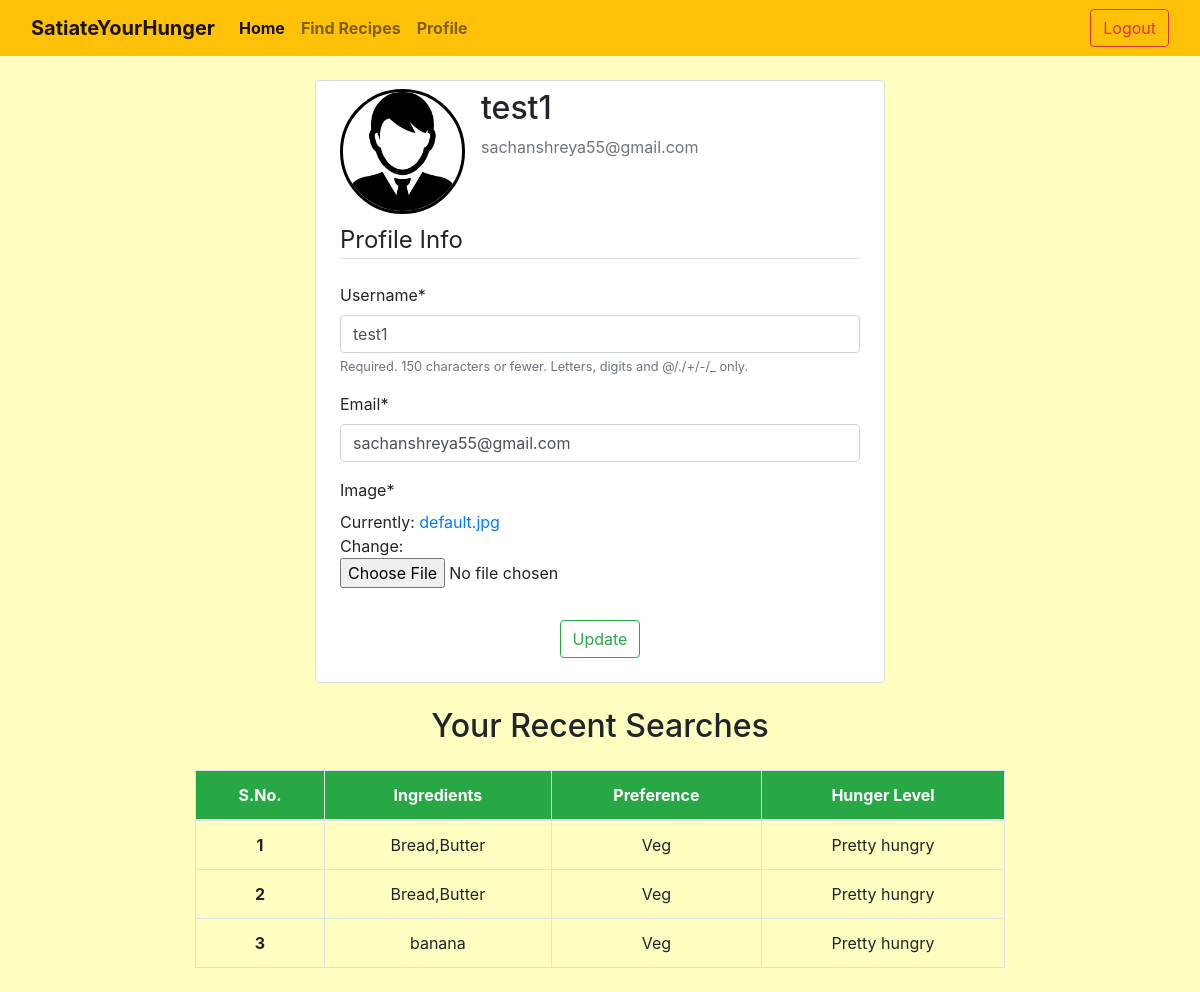
The app's page /user/profile/ (signed in) with its own data.
### users/models.py (models this page shows, shortened)
class CustomUser(AbstractUser):
    locality = models.CharField(max_length=150)
    pincode = models.CharField(max_length=6)
    city = models.CharField(max_length=50)
    state = models.CharField(max_length=50)

class Profile(models.Model):
    user = models.OneToOneField(CustomUser,on_delete=models.CASCADE)
    image = models.ImageField(default='default.jpg',upload_to='profile_pics')

### recipes/models.py (models this page shows, shortened)
class RecentSearches(models.Model):
    user = models.ForeignKey(CustomUser,on_delete=models.CASCADE,null=True)
    ingredients = models.CharField(max_length=1000)
    food_cat = models.CharField(max_length=20)
    hunger_level = models.CharField(max_length=50)
    class Meta:
        verbose_name_plural = 'RecentSearches'

### users/views.py (the view)
# urls.py: path('profile/',views.profile,name="profile"),
@login_required
def profile(request):
    if request.method=="POST":
        u_form = UserUpdateForm(request.POST,instance=request.user)
        p_form = ProfileUpdateForm(request.POST,request.FILES,instance=request.user.profile)
        if u_form.is_valid() and p_form.is_valid():
            u_form.save()
            p_form.save()
            messages.success(request,'Your account info has been updated!')
            return redirect('profile')
    else:
        u_form = UserUpdateForm(instance=request.user)
        p_form = ProfileUpdateForm(instance=request.user.profile)
        recent_searches = RecentSearches.objects.filter(user=request.user).order_by('-id')[:5]
        if recent_searches:
            context = { 'u_form':u_form,
                        'p_form':p_form,
                        'recent_searches':recent_searches}
        else:
            context = { 'u_form':u_form,
                        'p_form':p_form,}
    return render(request,'users/profile.html',context)

### users/forms.py
class UserUpdateForm(forms.ModelForm):
    email = forms.EmailField()
    class Meta:
        model = CustomUser
        fields = ['username','email']

class ProfileUpdateForm(forms.ModelForm):
    class Meta:
        model = Profile
        fields = ['image']

### users/templates/users/profile.html (shortened to what this page needs)
{% extends "main_app/index.html" %}
{% load crispy_forms_tags %}
{% block content %}
<div class="container" style="max-width: 50%;">
    <div class="card px-4 py-2 my-4">
        <div class="media">
        <img class="rounded-circle account-img" style="border: 3px solid black;" src="{{ user.profile.image.url }}" height="125" width="125">
        <div class="media-body">
            <h2 class="account-heading ml-3">{{ user.username }}</h2>
            <p class="text-secondary ml-3">{{ user.email }}</p>
        </div>
        </div>
        <form method="POST" enctype="multipart/form-data">
            <fieldset class="form-group">
                <legend class="border-bottom mb-4 pt-2">Profile Info</legend>
                {{ u_form|crispy }}
                {{ p_form|crispy }}
            </fieldset>
            <div class="form-group text-center">
                <button class="btn btn-outline-success" type="submit">Update</button>
            </div>
        </form>
    </div>
</div>
<div class="container mb-4" style="max-width: 70%;">
<h2 class="text-center mb-4">Your Recent Searches</h2>
    {% if not recent_searches %}
    <div class="card mb-4">
        <div class="card-body">
        <h5 class="card-title text-center">You have no searches yet!</h5>
        </div>
    </div>
    {% else %}
    <table class="table table-bordered table-hover text-center">
        <thead>
          <tr class="bg-success text-white">
            <th scope="col">S.No.</th>
            <th scope="col">Ingredients</th>
            <th scope="col">Preference</th>
            <th scope="col">Hunger Level</th>
          </tr>
        </thead>
        <tbody>
        {% for i in recent_searches %}
          <tr>
            <th scope="row">{{ forloop.counter }}</th>
            <td>{{ i.ingredients }}</td>
            <td>{{ i.food_cat }}</td>
            <td>{{ i.hunger_level }}</td>
        {% endfor %}
        </tbody>
      </table>
    </div>
      {% endif %}
{% endblock content%}

### recipes/static/css/style.css (style rules this page uses)
body { margin: 0; padding: 0; }

### records on screen
CustomUser: profile.image (placeholder picture), username "test1", email "sachanshreya55@gmail.com"
RecentSearches: ingredients "Bread,Butter", food_cat "Veg", hunger_level "Pretty hungry"
RecentSearches: ingredients "Bread,Butter", food_cat "Veg", hunger_level "Pretty hungry"
RecentSearches: ingredients "banana", food_cat "Veg", hunger_level "Pretty hungry"
